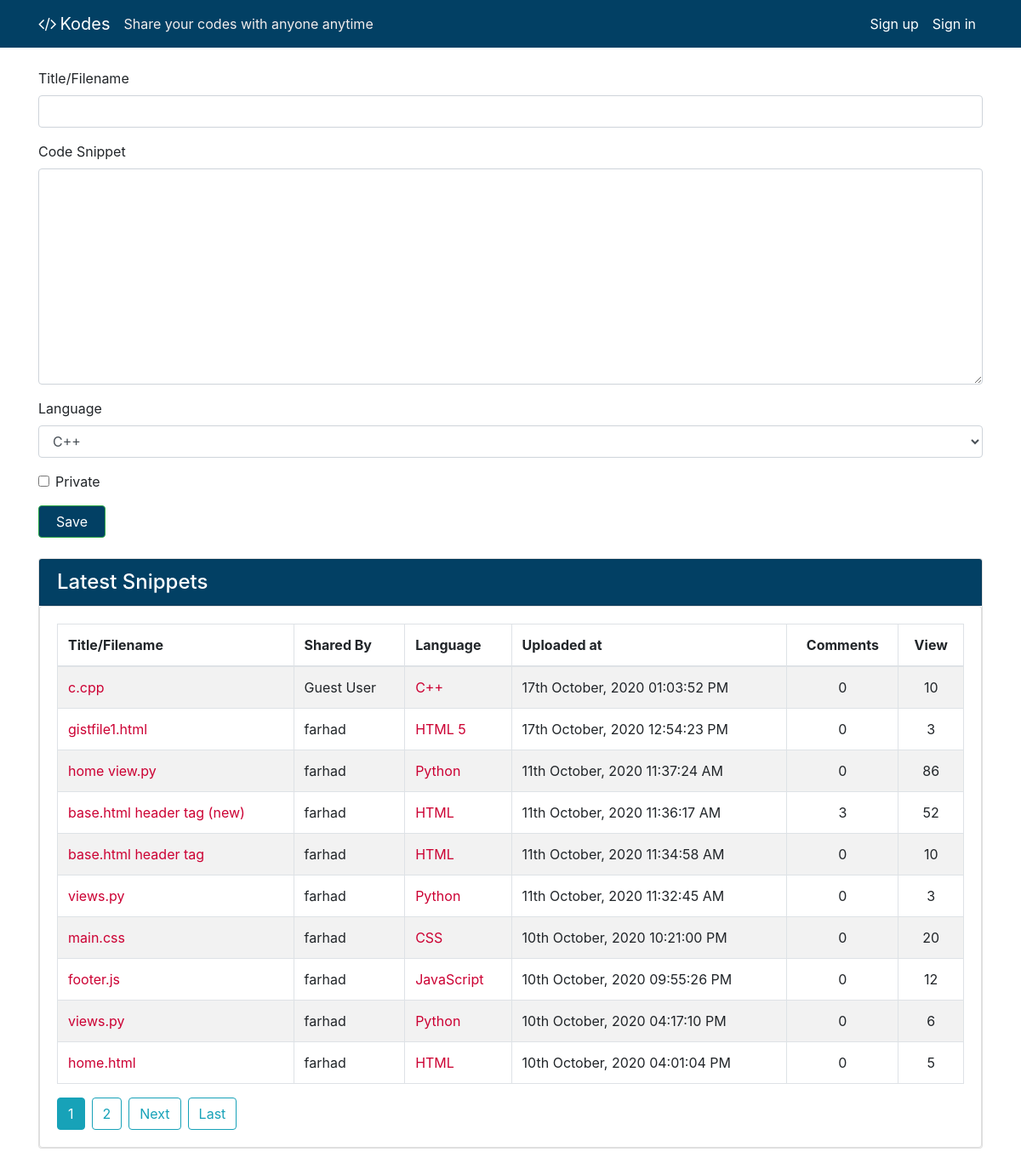
The app's page /, older data.
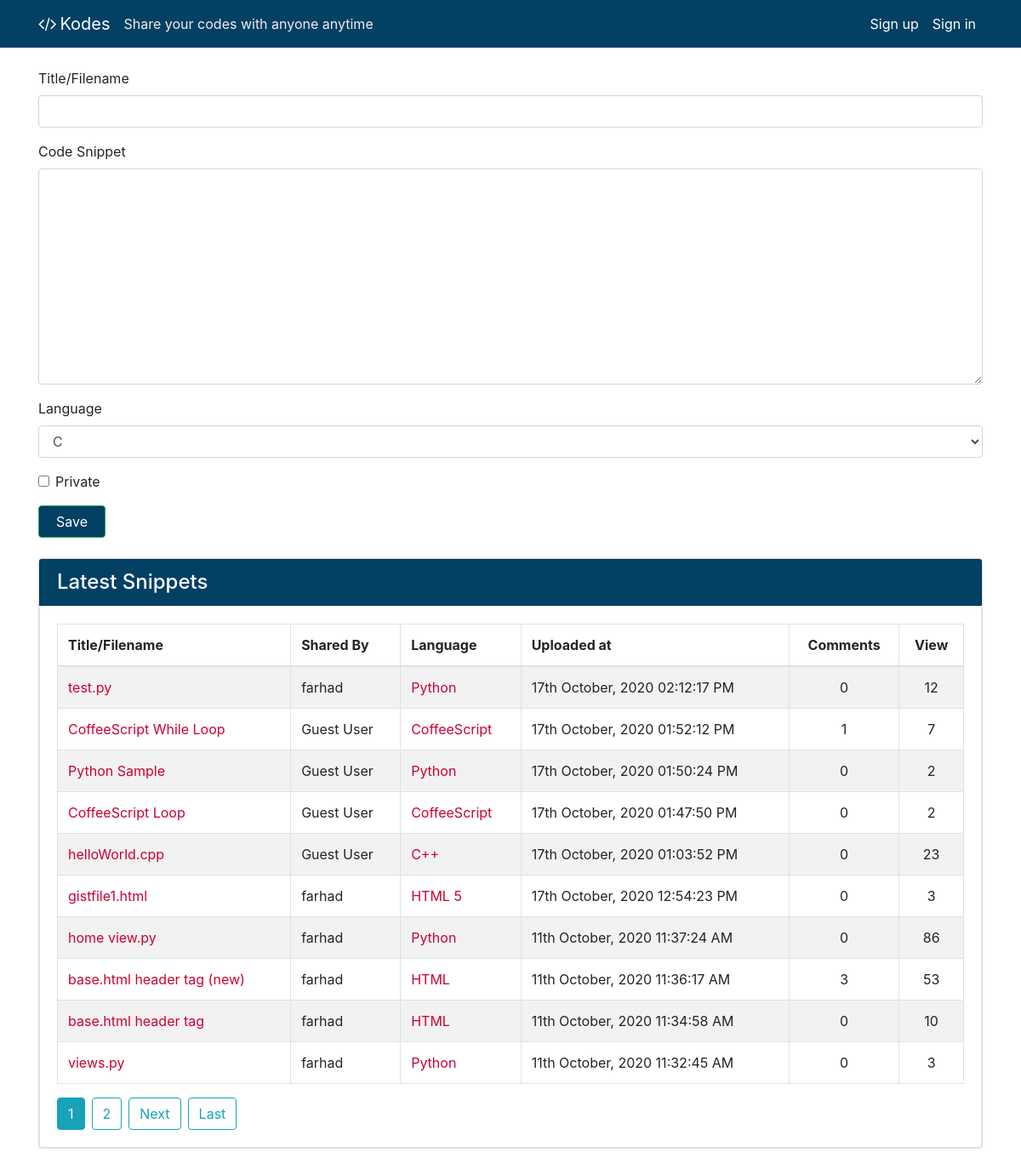
The same page, newer data.
### codes/models.py (models this page shows, shortened)
class Code(models.Model):
    author = models.ForeignKey(User, on_delete=models.CASCADE, null=True, blank=True)
    created_utc = models.DateTimeField(auto_now_add=True, verbose_name="Created")
    total_views = models.IntegerField(default=0)
    snippet_title = models.CharField(max_length=1000, default="", verbose_name="Title/Filename")
    snippet_body = models.TextField(verbose_name="Code Snippet")
    language = models.ForeignKey(Language, on_delete=models.SET_NULL, null=True)
    is_private = models.BooleanField(default=False, verbose_name="Private")
    password = models.CharField(max_length=1000, default="", blank=True)

class Language(models.Model):
    name = models.CharField(max_length=50, null=False, blank=False)
    language_code = models.IntegerField(default=100, null=False, blank=False)
    is_popular = models.BooleanField(default=False, verbose_name="Popular")
    short_name = models.CharField(max_length=30, null=True, blank=True)
    file_extension = models.CharField(max_length=30, null=True, blank=True)

### codes/views.py (the view, shortened to what this page needs)
# urls.py: path('', home, name="home"),
def home(request):
    form =  CodeSubmissionForm()
    page = request.GET.get('page', 1)
    codes = Code.objects.order_by('-created_utc').all()
    per_page = 10
    paginator = Paginator(codes, per_page)
    try:
        paginator = paginator.page(page)
    except PageNotAnInteger:
        paginator = paginator.page(1)
    except EmptyPage:
        paginator = paginator.page(paginator.num_pages)
    context = {
        "form": form,
        "codes": codes,
        "paginator": paginator
    }
    return render(request, "codes/home.html", context)

### codes/forms.py
class CodeSubmissionForm(ModelForm):
    def __init__(self, *args, **kwargs):
        super(CodeSubmissionForm, self).__init__(*args, **kwargs)
        language = Language.objects.order_by('-is_popular', 'name').all()
        self.fields['language'].choices = [[lang.pk, lang.name] for lang in language]
    class Meta:
        model = Code
        fields = '__all__'
        exclude = ['total_views', 'author']

### codes/context_processors.py (called while the page is built)
def sitename_tagline(request):
    context = {
        'SITENAME': settings.SITENAME,
        'TAGLINE': settings.TAGLINE
    }
    return context

### codes/templates/codes/home.html (shortened to what this page needs)
{% extends 'codes/base.html' %}
{% load tz %}
{% block content %}
<form method="POST">
    <div class="form-group">
        <label for="id_snippet_title">{{ form.snippet_title.label }}</label>
        {{ form.snippet_title }}
    </div>
    <div class="form-group">
        <label for="id_snippet_body">{{ form.snippet_body.label }}</label>
        {{ form.snippet_body }}
    </div>
    <div class="form-group">
        <label for="id_language">{{ form.language.label }}</label>
        {{ form.language }}
    </div>
    <div class="form-group form-check">
        {{ form.is_private }}
        <label class="form-check-label" for="id_is_private">{{ form.is_private.label }}</label>
    </div>
    <input type="submit" value="Save" class="btn btn-success code-submit">
</form>
<div class="card my-4">
    <div class="card card-header shared-snippet-title" style="padding-bottom: 0px !important">
        <h4 class="card-title">Latest Snippets</h4>
    </div>
    <div class="card card-body">
        <table class="table table-striped table-bordered">
            <thead>
                <tr>
                    <th>Title/Filename</th>
                    <th>Shared By</th>
                    <th>Language</th>
                    <th>Uploaded at</th>
                    <th class="text-center">Comments</th>
                    <th class="text-center">View</th>
                </tr>
            </thead>
            <tbody>
                {% for code in paginator %}
                    <tr>
                        <td><a href="{% url 'code_view' code.id %}">{{ code.snippet_title|truncatechars:30 }}</a></td>
                        <td>{{ code.author.username|default:"Guest User" }}</td>
                        <td><a href="{% url 'language_page' code.language.name %}">{{ code.language.name }}</a></td>
                        <td>{% timezone "Asia/Dhaka" %}{{code.created_utc|date:"dS F, Y h:i:s A"}}{% endtimezone %}</td>
                        <td class="text-center">{{ code.comment_set.count }}</td>
                        <td class="text-center">{{ code.total_views }}</td>
                    </tr>
                {% endfor %}
            </tbody>
        </table>
        {% if paginator %}
        <div class="d-flex">
            {% for num in paginator.paginator.page_range %}
                {% if paginator.number == num %}
                    <a class="btn btn-info mr-2" href="?page={{ num }}">{{ num }}</a>
                {% elif num > paginator.number|add:'-3' and num < paginator.number|add:'3' %}
                    <a class="btn btn-outline-info mr-2" href="?page={{ num }}">{{ num }}</a>
                {% endif %}
            {% endfor %}
            {% if paginator.has_next %}
                <a class="btn btn-outline-info mr-2" href="?page={{ paginator.next_page_number }}">Next</a>
                <a class="btn btn-outline-info mr-2" href="?page={{ paginator.paginator.num_pages }}">Last</a>
            {% endif %}
        </div>
        {% endif %}
    </div>
</div>
{% endblock content %}

Row changes from the older to the newer data that the page shows:
no longer on this page (row unchanged): Code: snippet_title "main.css", author.username "farhad", language.name "CSS", created_utc "10th October, 2020 10:21:00 PM", comment_set.count "0", total_views "20"
no longer on this page (row unchanged): Code: snippet_title "footer.js", author.username "farhad", language.name "JavaScript", created_utc "10th October, 2020 09:55:26 PM", comment_set.count "0", total_views "12"
no longer on this page (row unchanged): Code: snippet_title "views.py", author.username "farhad", language.name "Python", created_utc "10th October, 2020 04:17:10 PM", comment_set.count "0", total_views "6"
no longer on this page (row unchanged): Code: snippet_title "home.html", author.username "farhad", language.name "HTML", created_utc "10th October, 2020 04:01:04 PM", comment_set.count "0", total_views "5"
added Code: snippet_title "test.py", author.username "farhad", language.name "Python", created_utc "17th October, 2020 02:12:17 PM", comment_set.count "0", total_views "12"
added Code: snippet_title "CoffeeScript While Loop", author.username "Guest User", language.name "CoffeeScript", created_utc "17th October, 2020 01:52:12 PM", comment_set.count "1", total_views "7"
added Code: snippet_title "Python Sample", author.username "Guest User", language.name "Python", created_utc "17th October, 2020 01:50:24 PM", comment_set.count "0", total_views "2"
added Code: snippet_title "CoffeeScript Loop", author.username "Guest User", language.name "CoffeeScript", created_utc "17th October, 2020 01:47:50 PM", comment_set.count "0", total_views "2"
changed Code: snippet_title "c.cpp" → "helloWorld.cpp"; total_views "10" → "23"
changed Code "base.html header tag (new)": total_views "52" → "53"
Text that changed along with them:
form field language: "C++" → "C"
